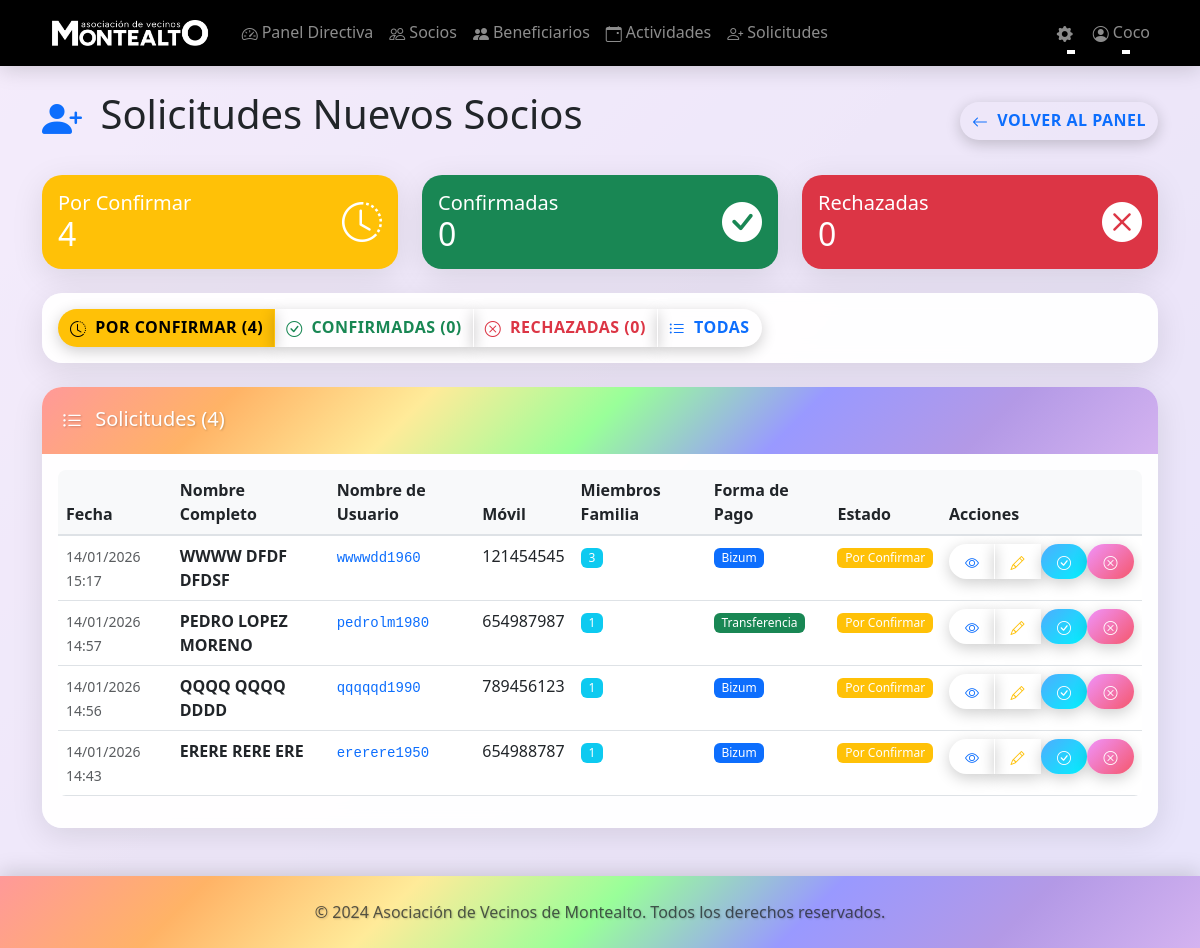
/admin/solicitudes-socios (signed in), run on an earlier commit of the app's database.
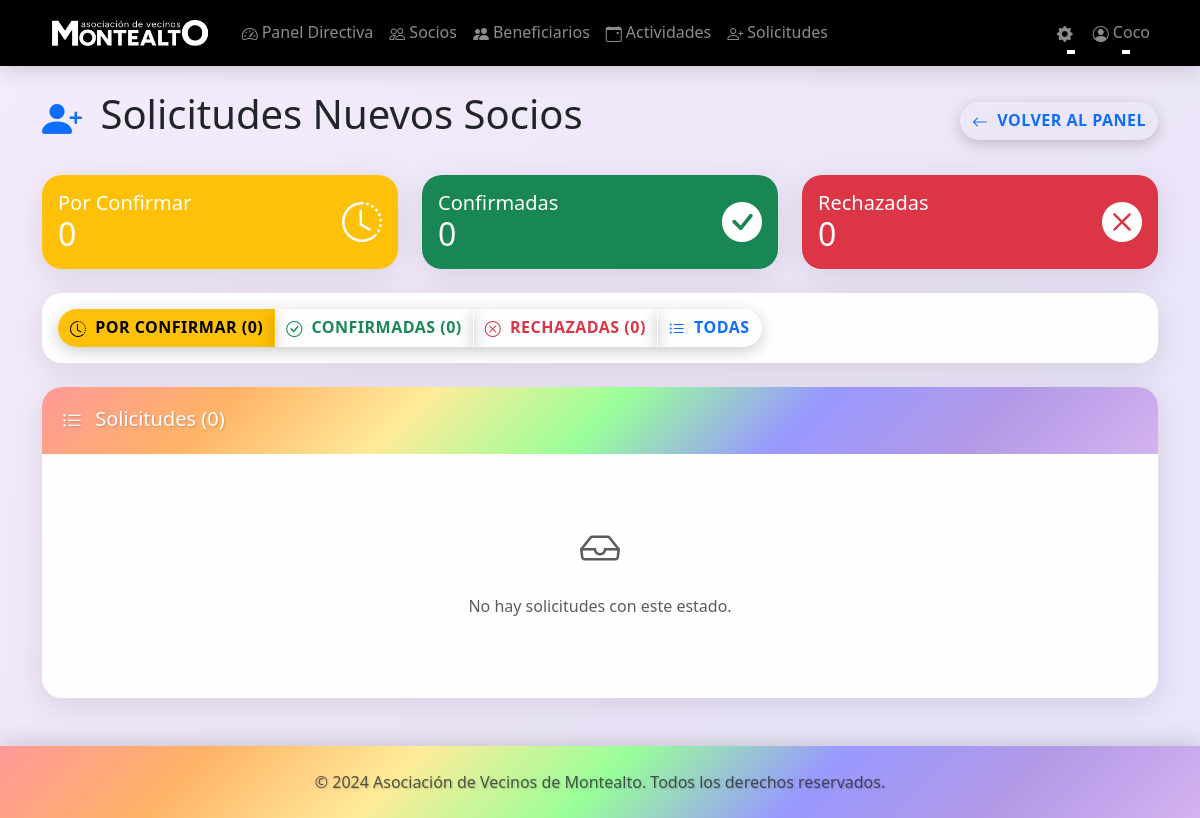
And on a later commit of the database.
### models.py (models this page shows, shortened)
class SolicitudSocio(db.Model):
    __tablename__ = 'solicitudes_socio'
    id = db.Column(db.Integer, primary_key=True)
    nombre = db.Column(db.String(100), nullable=False)
    primer_apellido = db.Column(db.String(100), nullable=False)
    segundo_apellido = db.Column(db.String(100), nullable=True)
    movil = db.Column(db.String(20), nullable=False)
    fecha_nacimiento = db.Column(db.Date, nullable=True)  # Fecha de nacimiento del socio
    miembros_unidad_familiar = db.Column(db.Integer, nullable=False)
    forma_de_pago = db.Column(db.String(20), nullable=False)  # 'bizum', 'transferencia', 'contado'
    estado = db.Column(db.String(20), nullable=False, default='por_confirmar')  # 'por_confirmar', 'activa', 'rechazada'
    fecha_solicitud = db.Column(db.DateTime, nullable=False, default=datetime.utcnow)
    fecha_confirmacion = db.Column(db.DateTime, nullable=True)
    password_solicitud = db.Column(db.String(255), nullable=True)  # Contraseña temporal hasta confirmación
    token = db.Column(db.String(64), nullable=True, unique=True, index=True)  # Token único para acceso seguro a la confirmación
    calle = db.Column(db.String(200), nullable=False)
    numero = db.Column(db.String(20), nullable=False)
    piso = db.Column(db.String(20), nullable=True)  # Opcional
    poblacion = db.Column(db.String(100), nullable=False)
    beneficiarios = db.relationship('BeneficiarioSolicitud', backref='solicitud', lazy=True, cascade='all, delete-orphan')

### blueprints/admin.py (the view)
@admin_bp.route('/solicitudes-socios')
@login_required
@directiva_required
def solicitudes_socios():
    estado_filtro = request.args.get('estado', 'por_confirmar')
    if estado_filtro == 'todas':
        solicitudes = SolicitudSocio.query.order_by(SolicitudSocio.fecha_solicitud.desc()).all()
    else:
        solicitudes = SolicitudSocio.query.filter_by(estado=estado_filtro).order_by(SolicitudSocio.fecha_solicitud.desc()).all()
    solicitudes_con_usuario = []
    for solicitud in solicitudes:
        nombre_usuario = calcular_nombre_usuario_solicitud(solicitud)
        solicitudes_con_usuario.append({
            'solicitud': solicitud,
            'nombre_usuario': nombre_usuario
        })
    total_por_confirmar = SolicitudSocio.query.filter_by(estado='por_confirmar').count()
    total_activas = SolicitudSocio.query.filter_by(estado='activa').count()
    total_rechazadas = SolicitudSocio.query.filter_by(estado='rechazada').count()
    return render_template('admin/solicitudes_socios.html',
                         solicitudes_con_usuario=solicitudes_con_usuario,
                         estado_filtro=estado_filtro,
                         total_por_confirmar=total_por_confirmar,
                         total_activas=total_activas,
                         total_rechazadas=total_rechazadas)

### blueprints/admin.py (called while the page is built)
def directiva_required(f):
    @wraps(f)
    def decorated_function(*args, **kwargs):
        if not current_user.is_authenticated or not current_user.is_directiva():
            flash('No tienes permisos para acceder a esta página.', 'error')
            return redirect(url_for('socios.dashboard'))
        return f(*args, **kwargs)
    return decorated_function

### models.py (called while the page is built)
    def is_directiva(self):
        return self.rol == 'directiva'

### templates/admin/solicitudes_socios.html (shortened to what the changed rows need)
{% extends "base.html" %}
{% block content %}
<div class="d-flex justify-content-between align-items-center mb-4">
    <h1>
        <i class="bi bi-person-plus-fill me-2 text-primary"></i>
        Solicitudes Nuevos Socios
    </h1>
</div>
<div class="row mb-4">
    <div class="col-md-4">
        <div class="card bg-warning text-white">
            <div class="card-body">
                <div class="d-flex justify-content-between align-items-center">
                    <div>
                        <h5 class="card-title mb-0">Por Confirmar</h5>
                        <h2 class="mb-0">{{ total_por_confirmar }}</h2>
                    </div>
                </div>
            </div>
        </div>
    </div>
    <div class="col-md-4">
        <div class="card bg-success text-white">
            <div class="card-body">
                <div class="d-flex justify-content-between align-items-center">
                    <div>
                        <h2 class="mb-0">{{ total_activas }}</h2>
                    </div>
                </div>
            </div>
        </div>
    </div>
    <div class="col-md-4">
        <div class="card bg-danger text-white">
            <div class="card-body">
                <div class="d-flex justify-content-between align-items-center">
                    <div>
                        <h2 class="mb-0">{{ total_rechazadas }}</h2>
                    </div>
                </div>
            </div>
        </div>
    </div>
</div>
<div class="card mb-4">
    <div class="card-body">
        <div class="btn-group" role="group">
            <a href="{{ url_for('admin.solicitudes_socios', estado='por_confirmar') }}"
               class="btn {% if estado_filtro == 'por_confirmar' %}btn-warning{% else %}btn-outline-warning{% endif %}">
                <i class="bi bi-clock-history me-1"></i>
                Por Confirmar ({{ total_por_confirmar }})
            </a>
            <a href="{{ url_for('admin.solicitudes_socios', estado='activa') }}"
               class="btn {% if estado_filtro == 'activa' %}btn-success{% else %}btn-outline-success{% endif %}">
                <i class="bi bi-check-circle me-1"></i>
                Confirmadas ({{ total_activas }})
            </a>
            <a href="{{ url_for('admin.solicitudes_socios', estado='rechazada') }}"
               class="btn {% if estado_filtro == 'rechazada' %}btn-danger{% else %}btn-outline-danger{% endif %}">
                <i class="bi bi-x-circle me-1"></i>
                Rechazadas ({{ total_rechazadas }})
            </a>
            <a href="{{ url_for('admin.solicitudes_socios', estado='todas') }}"
               class="btn {% if estado_filtro == 'todas' %}btn-primary{% else %}btn-outline-primary{% endif %}">
                <i class="bi bi-list-ul me-1"></i>
                Todas
            </a>
        </div>
    </div>
</div>
<div class="card">
    <div class="card-header">
        <h5 class="mb-0">
            <i class="bi bi-list-ul me-2"></i>
            Solicitudes ({{ solicitudes_con_usuario|length }})
        </h5>
    </div>
    <div class="card-body">
        {% if solicitudes_con_usuario %}
            <div class="table-responsive">
                <table class="table table-hover">
                    <thead>
                        <tr>
                            <th>Fecha</th>
                            <th>Nombre Completo</th>
                            <th>Nombre de Usuario</th>
                            <th>Móvil</th>
                            <th>Miembros Familia</th>
                            <th>Forma de Pago</th>
                            <th>Estado</th>
                            <th>Acciones</th>
                        </tr>
                    </thead>
                    <tbody>
                        {% for item in solicitudes_con_usuario %}
                        {% set solicitud = item.solicitud %}
                        <tr>
                            <td>
                                <small class="text-muted">
                                    {{ solicitud.fecha_solicitud.strftime('%d/%m/%Y %H:%M') }}
                                </small>
                            </td>
                            <td>
                                <strong>{{ solicitud.nombre }} {{ solicitud.primer_apellido }}{% if solicitud.segundo_apellido %} {{ solicitud.segundo_apellido }}{% endif %}</strong>
                            </td>
                            <td>
                                <code class="text-primary">{{ item.nombre_usuario }}</code>
                            </td>
                            <td>{{ solicitud.movil }}</td>
                            <td>
                                <span class="badge bg-info">{{ solicitud.miembros_unidad_familiar }}</span>
                            </td>
                            <td>
                                {% if solicitud.forma_de_pago == 'bizum' %}
                                    <span class="badge bg-primary">Bizum</span>
                                {% elif solicitud.forma_de_pago == 'transferencia' %}
                                    <span class="badge bg-success">Transferencia</span>
                                {% else %}
                                    <span class="badge bg-warning">Contado</span>
                                {% endif %}
                            </td>
                            <td>
                                {% if solicitud.estado == 'por_confirmar' %}
                                    <span class="badge bg-warning">Por Confirmar</span>
                                {% elif solicitud.estado == 'activa' %}
                                    <span class="badge bg-success">Confirmada</span>
                                    {% if solicitud.fecha_confirmacion %}
                                        <br><small class="text-muted">{{ solicitud.fecha_confirmacion.strftime('%d/%m/%Y') }}</small>
                                    {% endif %}
                                {% else %}
                                    <span class="badge bg-danger">Rechazada</span>
                                {% endif %}
                            </td>
                            <td>
                                <div class="btn-group" role="group">
                                    <a href="{{ url_for('admin.ver_solicitud', solicitud_id=solicitud.id) }}"
                                       class="btn btn-outline-primary btn-sm" title="Ver Detalles">
                                        <i class="bi bi-eye"></i>
                                    </a>
                                    {% if solicitud.estado == 'por_confirmar' %}
                                        <a href="{{ url_for('admin.editar_solicitud', solicitud_id=solicitud.id) }}"
                                           class="btn btn-outline-warning btn-sm" title="Editar">
                                            <i class="bi bi-pencil"></i>
                                        </a>
                                        <form method="POST" action="{{ url_for('admin.confirmar_solicitud', solicitud_id=solicitud.id) }}" style="display: inline;">
                                            <button type="submit" class="btn btn-success btn-sm"
                                                    onclick="return confirm('¿Confirmar esta solicitud y crear el usuario?')"
                                                    title="Confirmar">
                                                <i class="bi bi-check-circle"></i>
                                            </button>
                                        </form>
                                        <form method="POST" action="{{ url_for('admin.rechazar_solicitud', solicitud_id=solicitud.id) }}" style="display: inline;">
                                            <button type="submit" class="btn btn-danger btn-sm"
                                                    onclick="return confirm('¿Rechazar esta solicitud?')"
                                                    title="Rechazar">
                                                <i class="bi bi-x-circle"></i>
                                            </button>
                                        </form>
                                    {% endif %}
                                </div>
                            </td>
                        </tr>
                        {% endfor %}
                    </tbody>
                </table>
            </div>
        {% else %}
            <div class="text-center py-5">
                <i class="bi bi-inbox text-muted fs-1"></i>
                <p class="text-muted mt-3">No hay solicitudes con este estado.</p>
            </div>
        {% endif %}
    </div>
</div>
{% endblock %}

What changed in the data, as far as the page shows it:
removed SolicitudSocio: fecha_solicitud "14/01/2026 15:17", nombre "WWWW", primer_apellido "DFDF", segundo_apellido "DFDSF", movil "121454545", miembros_unidad_familiar "3", estado "por_confirmar" (drawn)
removed SolicitudSocio: fecha_solicitud "14/01/2026 14:57", nombre "PEDRO", primer_apellido "LOPEZ", segundo_apellido "MORENO", movil "654987987", miembros_unidad_familiar "1", estado "por_confirmar" (drawn)
removed SolicitudSocio: fecha_solicitud "14/01/2026 14:56", nombre "QQQQ", primer_apellido "QQQQ", segundo_apellido "DDDD", movil "789456123", miembros_unidad_familiar "1", estado "por_confirmar" (drawn)
removed SolicitudSocio: fecha_solicitud "14/01/2026 14:43", nombre "ERERE", primer_apellido "RERE", segundo_apellido "ERE", movil "654988787", miembros_unidad_familiar "1", estado "por_confirmar" (drawn)
Also different on the page:
{{ total_por_confirmar }}: "4" → "0"
{{ solicitudes_con_usuario|length }}: "4" → "0"
text no longer shown: "Fecha Nombre Completo Nombre de Usuario Móvil Miembros Familia Forma de Pago Estado Acciones"
text now shown: "No hay solicitudes con este estado."
list line gone: "wwwwdd1960 Bizum Por Confirmar"
list line gone: "pedrolm1980 Transferencia Por Confirmar"
list line gone: "qqqqqd1990 Bizum Por Confirmar"
list line gone: "ererere1950 Bizum Por Confirmar"
